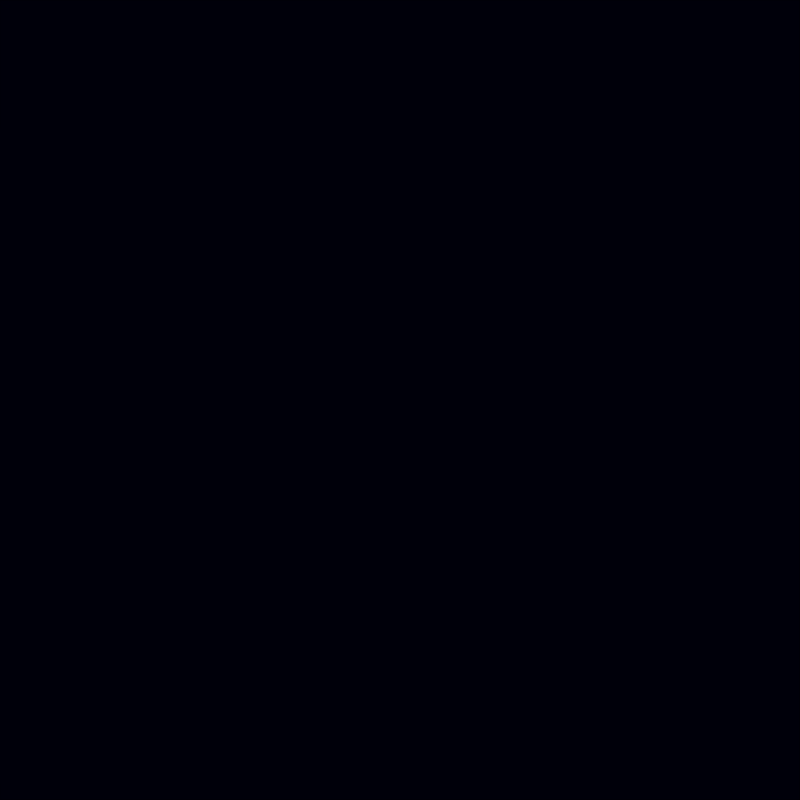
Frame 1 (no input)
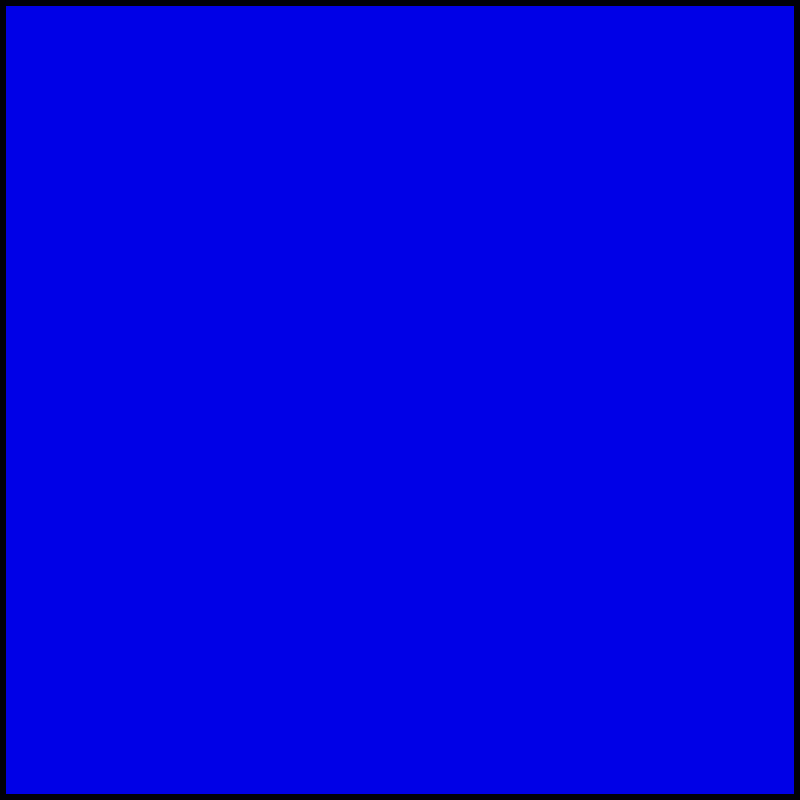
Frame 60 (no input)
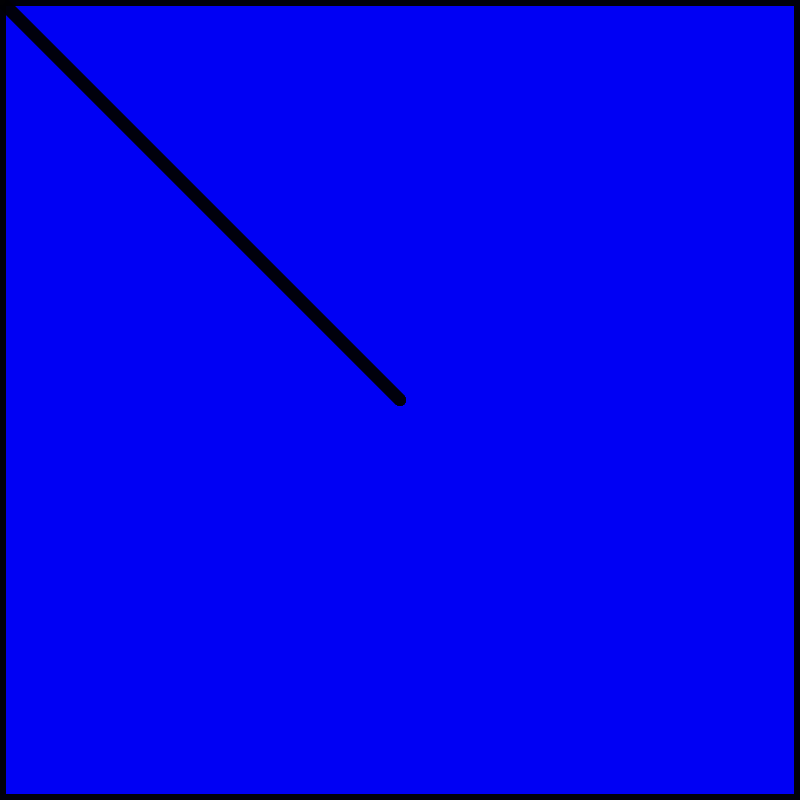
Frame 120 (the mouse pressed at the canvas centre since frame 60)

The p5.js sketch that drew these frames (run headless with seeded random() and noise() and a simulated clock; from frame 60 on, the mouse is pressed at the canvas centre):

// p5.js sketch
// ── sketch.js
function setup() {
 createCanvas(800, 800);
  stroke(2,122,);
  background(0);
}
function draw() {
 // var weight = dist(mouseX, mouseY, pmouseX, pmouseY);
  fill(0,0,255,10)
  rect(0,0,width,height)
 strokeWeight(12);
  noFill();
 vertex(mouseX, mouseY);
  endShape();
}
